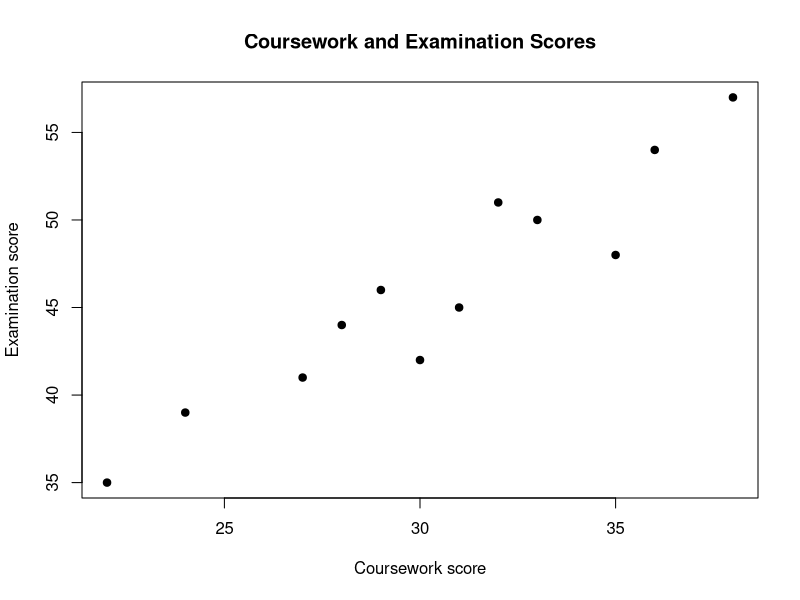
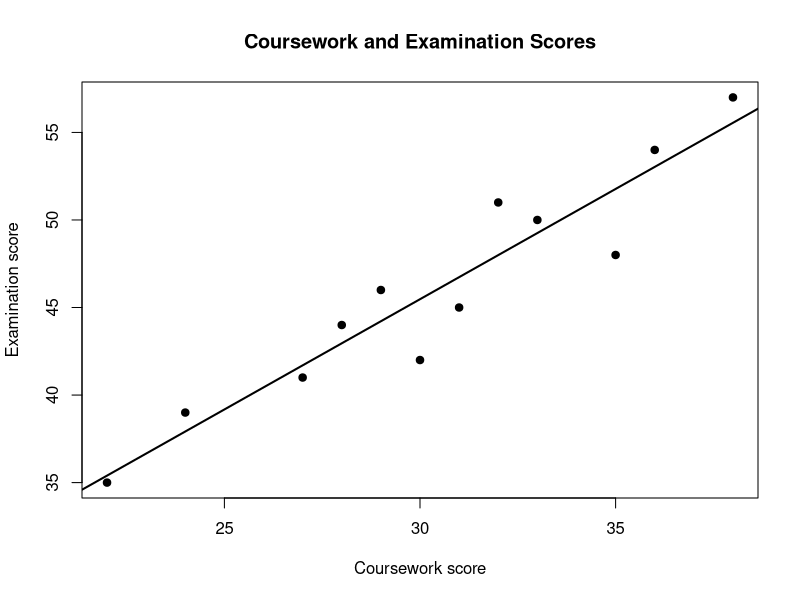
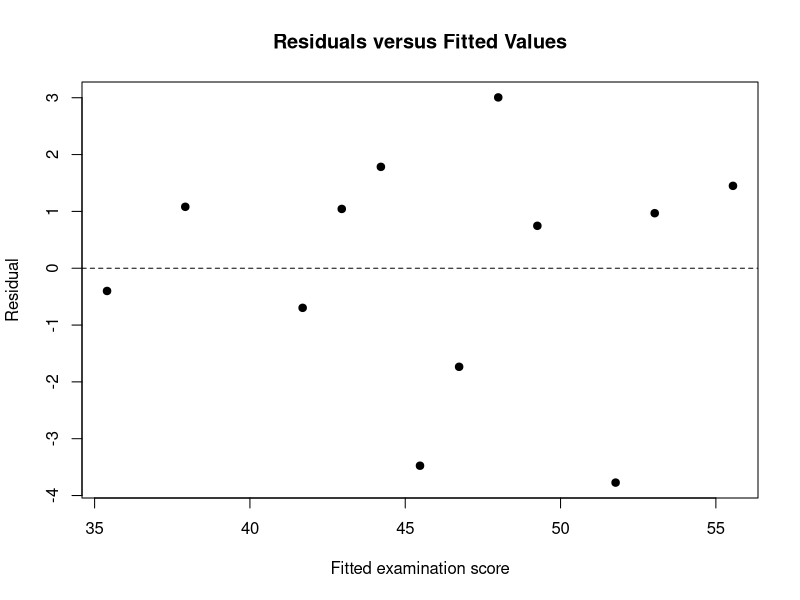
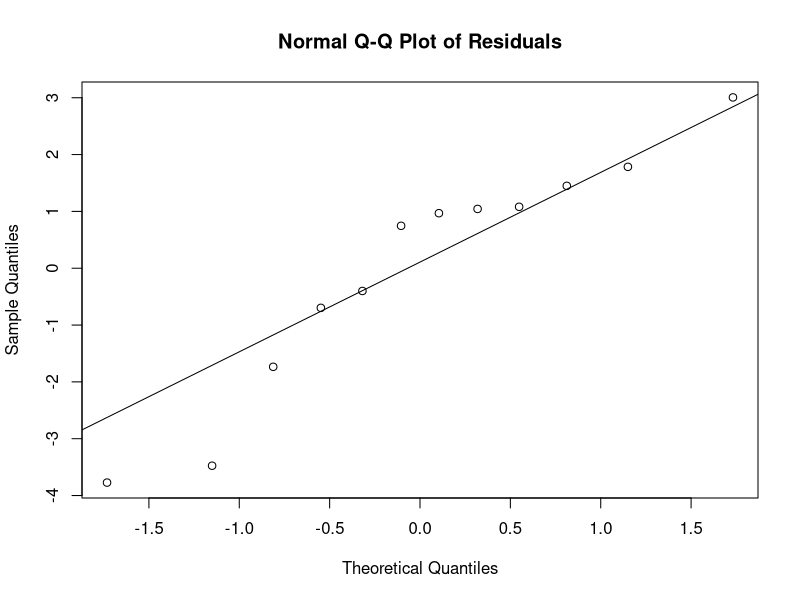
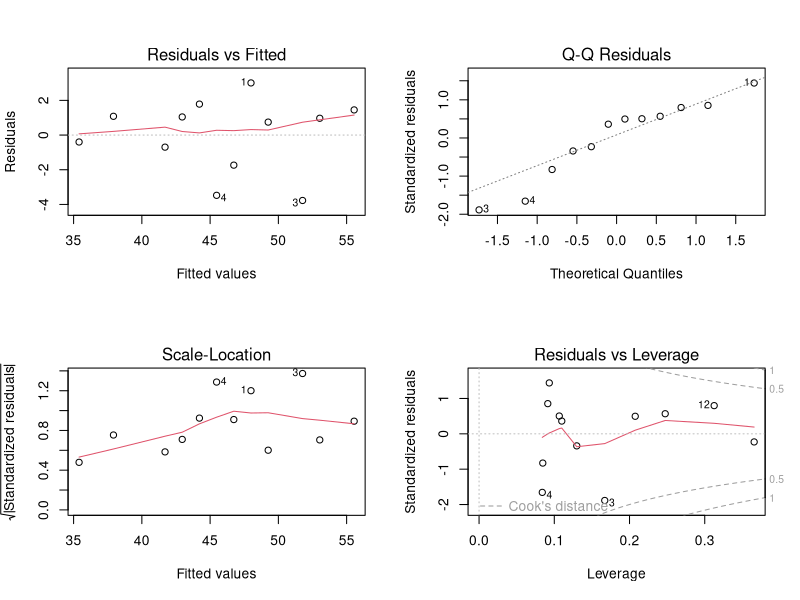

These figures' R source, in order:
## ---- chunk 1
options(
  digits = 4,
  scipen = 999,
  width = 90
)

set.seed(20260714)

knitr::opts_chunk$set(
  echo = TRUE,
  message = FALSE,
  warning = TRUE,
  error = FALSE,
  comment = "#>",
  collapse = TRUE,
  fig.align = "centre",
  fig.width = 7,
  fig.height = 5
)
## ---- chunk 2
student_data <- read.csv(
  "data/student_scores.csv",
  stringsAsFactors = FALSE
)

head(student_data)
str(student_data)
## ---- chunk 3
regression_data <- student_data[
  c(
    "student_id",
    "coursework_score",
    "examination_score"
  )
]

summary(regression_data)
## ---- chunk 4
plot(
  regression_data$coursework_score,
  regression_data$examination_score,
  main = "Coursework and Examination Scores",
  xlab = "Coursework score",
  ylab = "Examination score",
  pch = 19
)
## ---- chunk 5
cor(
  regression_data$coursework_score,
  regression_data$examination_score,
  use = "complete.obs"
)
## ---- chunk 6
simple_model <- lm(
  examination_score ~ coursework_score,
  data = regression_data
)

simple_model
## ---- chunk 7
summary(
  simple_model
)
## ---- chunk 8
model_coefficients <- coef(
  simple_model
)

intercept <- model_coefficients[1]
slope <- model_coefficients[2]

intercept
slope
## ---- chunk 9
slope_interpretation <- paste(
  "For each additional coursework mark, the predicted examination score",
  "changes by",
  round(
    slope,
    3
  ),
  "marks on average."
)

slope_interpretation
## ---- chunk 10
plot(
  regression_data$coursework_score,
  regression_data$examination_score,
  main = "Coursework and Examination Scores",
  xlab = "Coursework score",
  ylab = "Examination score",
  pch = 19
)

abline(
  simple_model,
  lwd = 2
)
## ---- chunk 11
fitted_values <- fitted(
  simple_model
)

head(fitted_values)
## ---- chunk 12
model_residuals <- residuals(
  simple_model
)

head(model_residuals)
## ---- chunk 13
observation_output <- data.frame(
  student_id =
    regression_data$student_id,
  observed =
    regression_data$examination_score,
  fitted =
    fitted_values,
  residual =
    model_residuals,
  stringsAsFactors = FALSE
)

head(observation_output)
## ---- chunk 14
residual_sum_of_squares <- sum(
  model_residuals ^ 2
)

residual_sum_of_squares
## ---- chunk 15
x <- regression_data$coursework_score
y <- regression_data$examination_score

manual_slope <- cov(
  x,
  y
) / var(
  x
)

manual_intercept <- mean(y) -
  manual_slope *
  mean(x)

data.frame(
  coefficient = c(
    "Intercept",
    "Slope"
  ),
  manual = c(
    manual_intercept,
    manual_slope
  ),
  lm = unname(
    coef(simple_model)
  ),
  stringsAsFactors = FALSE
)
## ---- chunk 16
coefficient_table <- summary(
  simple_model
)$coefficients

coefficient_table
## ---- chunk 17
confint(
  simple_model,
  level = 0.95
)
## ---- chunk 18
anova(
  simple_model
)
## ---- chunk 19
model_summary <- summary(
  simple_model
)

r_squared <- model_summary$r.squared
adjusted_r_squared <-
  model_summary$adj.r.squared

r_squared
adjusted_r_squared
## ---- chunk 20
correlation_value <- cor(
  x,
  y
)

data.frame(
  correlation_squared =
    correlation_value ^ 2,
  regression_r_squared =
    r_squared
)
## ---- chunk 21
residual_standard_error <-
  model_summary$sigma

residual_standard_error
## ---- chunk 22
new_coursework <- data.frame(
  coursework_score = c(
    20,
    25,
    30,
    35
  )
)

point_predictions <- predict(
  simple_model,
  newdata = new_coursework
)

data.frame(
  new_coursework,
  predicted_examination =
    point_predictions
)
## ---- chunk 23
mean_response_interval <- predict(
  simple_model,
  newdata = new_coursework,
  interval = "confidence",
  level = 0.95
)

cbind(
  new_coursework,
  mean_response_interval
)
## ---- chunk 24
individual_prediction_interval <- predict(
  simple_model,
  newdata = new_coursework,
  interval = "prediction",
  level = 0.95
)

cbind(
  new_coursework,
  individual_prediction_interval
)
## ---- chunk 25
range(
  regression_data$coursework_score
)
## ---- chunk 26
plot(
  fitted_values,
  model_residuals,
  main = "Residuals versus Fitted Values",
  xlab = "Fitted examination score",
  ylab = "Residual",
  pch = 19
)

abline(
  h = 0,
  lty = 2
)
## ---- chunk 27
qqnorm(
  model_residuals,
  main = "Normal Q-Q Plot of Residuals"
)

qqline(
  model_residuals
)
## ---- chunk 28
old_parameters <- par(
  mfrow = c(
    2,
    2
  )
)

plot(
  simple_model
)

par(
  old_parameters
)
## ---- chunk 29
shapiro.test(
  model_residuals
)
## ---- chunk 30
cooks_values <- cooks.distance(
  simple_model
)

head(cooks_values)

which(
  cooks_values >
    4 /
    nrow(regression_data)
)
## ---- chunk 31
standardised_residuals <- rstandard(
  simple_model
)

which(
  abs(
    standardised_residuals
  ) > 2
)
## ---- chunk 32
report_simple_regression <- function(
  data,
  outcome,
  predictor
) {
  required <- c(
    outcome,
    predictor
  )

  if (!all(
    required %in%
      names(data)
  )) {
    stop(
      "Required variables are missing.",
      call. = FALSE
    )
  }

  formula_object <- reformulate(
    predictor,
    response = outcome
  )

  model <- lm(
    formula_object,
    data = data
  )

  model_summary <- summary(
    model
  )

  coefficient_table <-
    model_summary$coefficients

  slope_row <- coefficient_table[
    predictor,
  ]

  slope_interval <- confint(
    model,
    predictor
  )

  data.frame(
    outcome = outcome,
    predictor = predictor,
    n = nobs(model),
    intercept =
      unname(
        coef(model)[1]
      ),
    slope =
      unname(
        coef(model)[2]
      ),
    slope_standard_error =
      slope_row[
        "Std. Error"
      ],
    t =
      slope_row[
        "t value"
      ],
    p_value =
      slope_row[
        "Pr(>|t|)"
      ],
    confidence_lower =
      slope_interval[1],
    confidence_upper =
      slope_interval[2],
    r_squared =
      model_summary$r.squared,
    adjusted_r_squared =
      model_summary$adj.r.squared,
    residual_standard_error =
      model_summary$sigma,
    stringsAsFactors = FALSE
  )
}

report_simple_regression(
  regression_data,
  "examination_score",
  "coursework_score"
)
